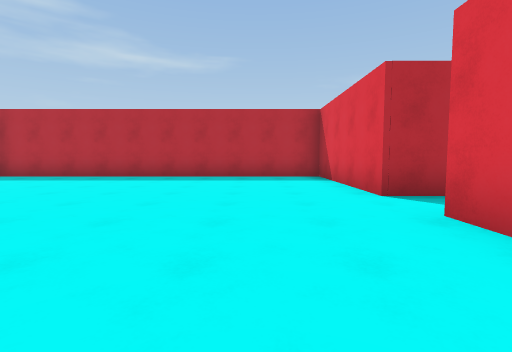
View 1 (above)

24 first-person views from a walk through a Unity game level. The camera is 1.2 m above the floor, tilts 4° down and sees 85° across. The floor is counted in squares, 2 m on a side. Each view is taken from the middle of a square. On the plan, view 1 faces up. The plan holds only what a view shows up to about 9 squares ahead; the rest is blank. The place goes on beyond the plan. The player is left out. Some animated figures are not drawn.

View 2
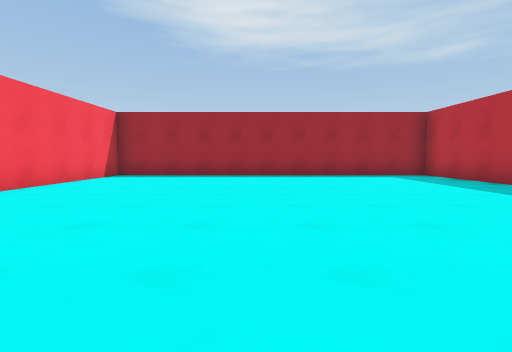

View 3
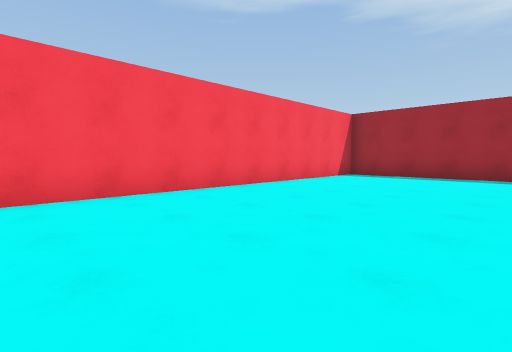

View 4
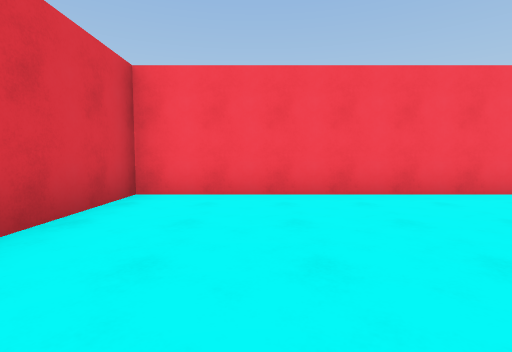

View 5
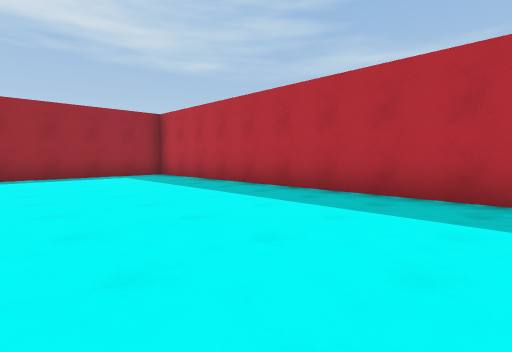

View 6
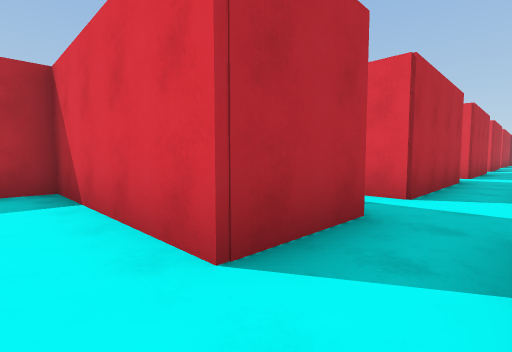

View 7
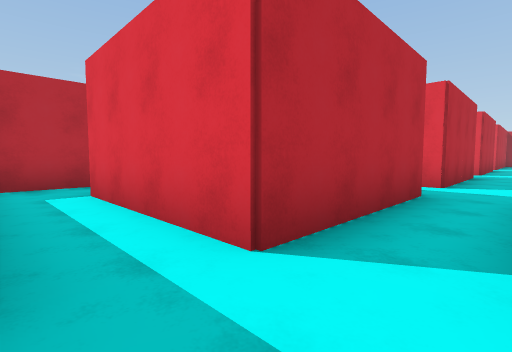

View 8
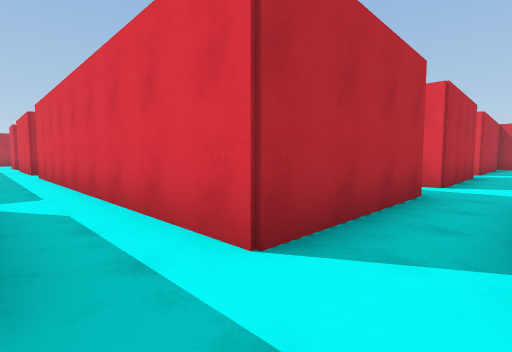

View 9
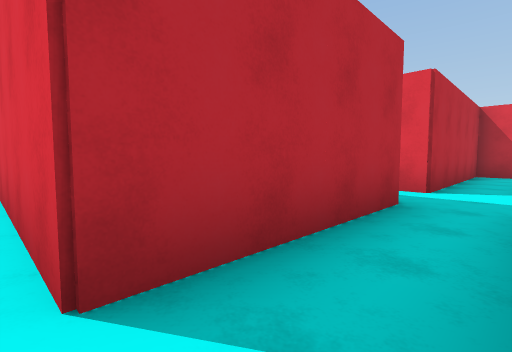

View 10
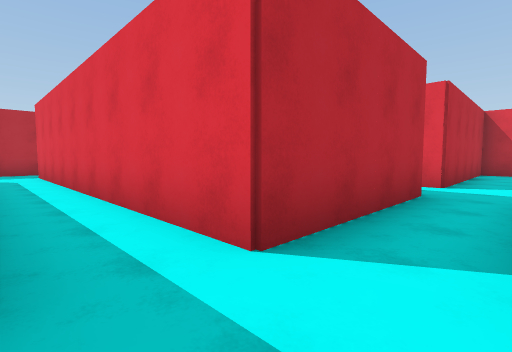

View 11
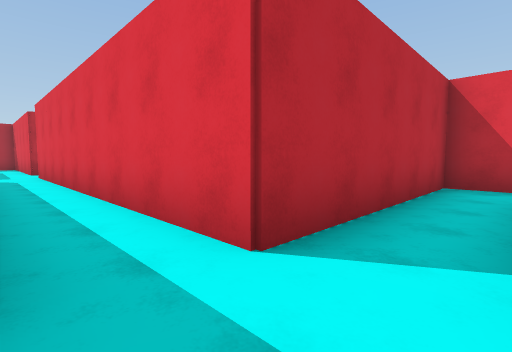

View 12
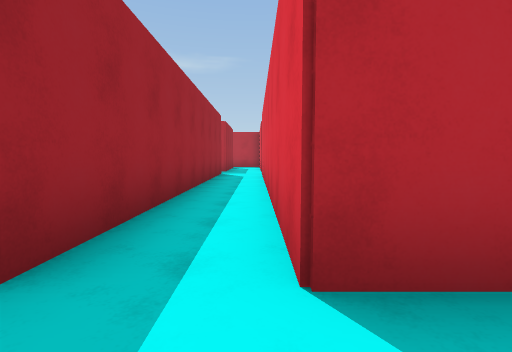

View 13
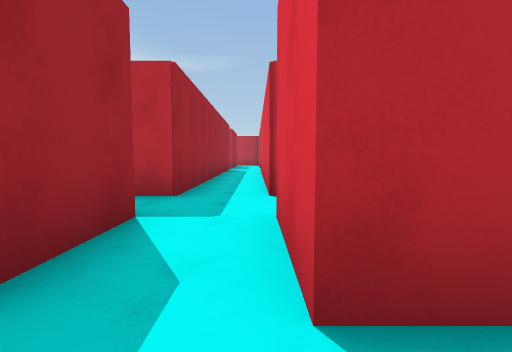

View 14
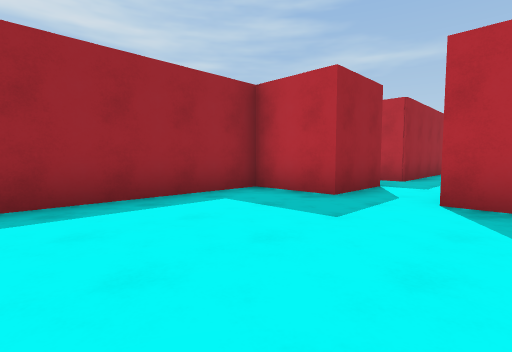

View 15
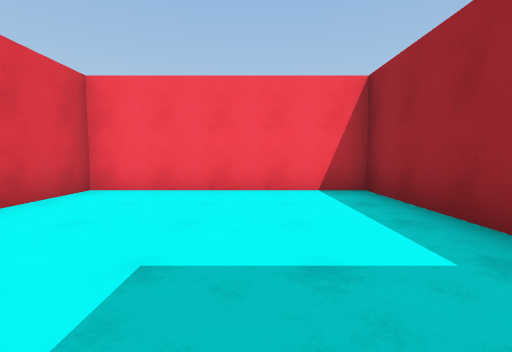

View 16
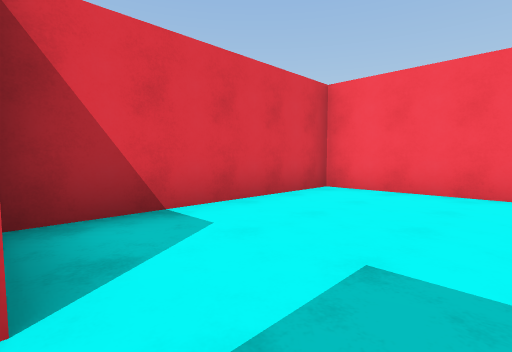

View 17
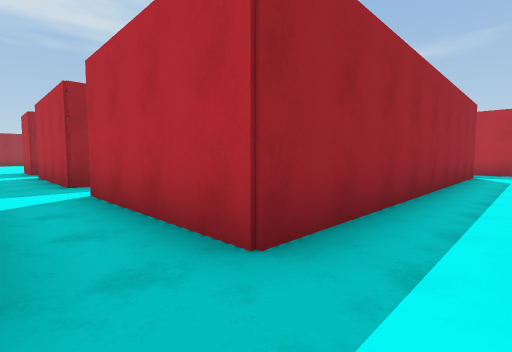

View 18
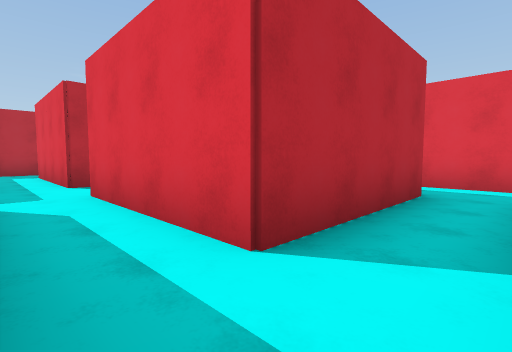

View 19
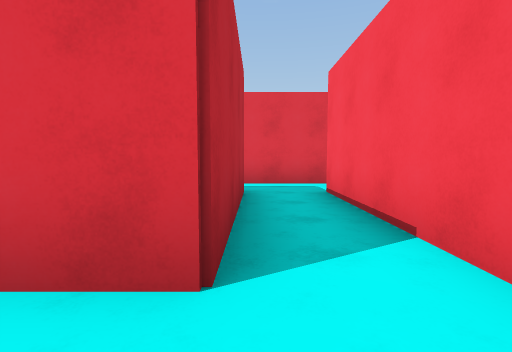

View 20
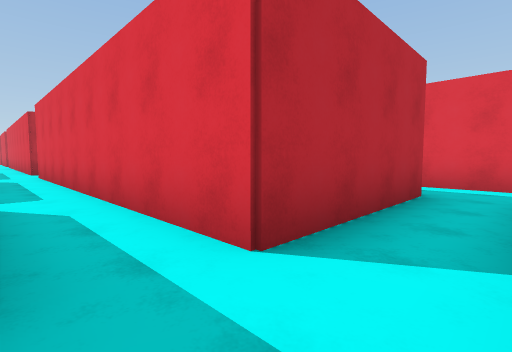

View 21
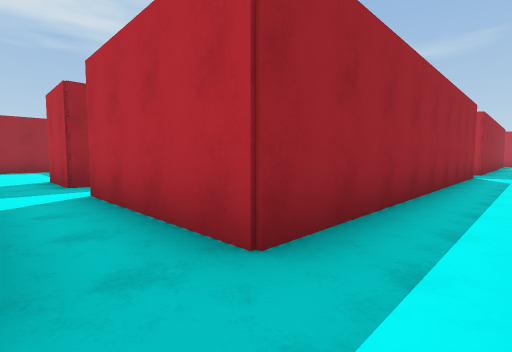

View 22
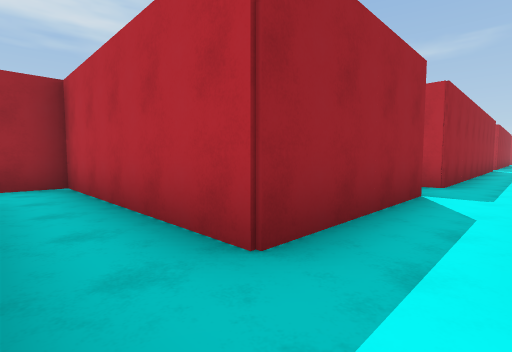

View 23
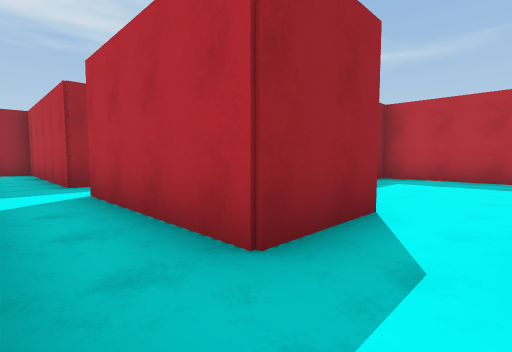

View 24
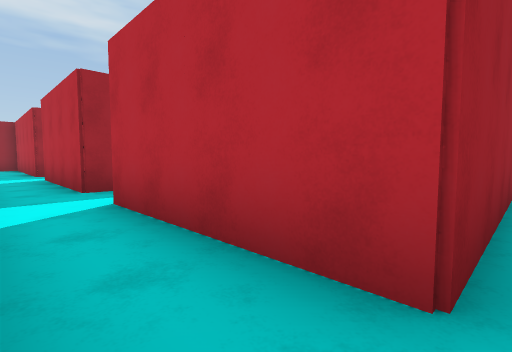

### Floor plan
Ten units are one square. View 1 is at (0, 0); x grows to the right and y downward. Boxes are objects, and circles mark ways between rooms. Rooms are numbered by the first view taken in them; rooms with no view inside come last. Other rooms are left out.
<svg viewBox="-84 -130 341 253">
<path fill="none" stroke="#000" d="M19 -42 19 -84 -79 -84 -79 14 19 14 19 -29M210 -10 202 -10 202 -28M188 -29 188 -10M252 -32 252 -42 202 -42 202 -125M138 -28 138 58 102 58 102 -28M238 72 238 108 202 108M152 68 152 54M188 89 188 108 152 108M138 72 138 108 88 108 88 118M188 -120 188 -42 152 -42 152 -125M88 8 52 8 52 -28M88 -46 88 -42 52 -42 52 -78M88 54 88 58 69 58M138 -125 138 -42 102 -42 102 -125M52 22 88 22M39 -42 19 -42M56 -92 42 -92M188 -10 170 -10 170 45M170 40 219 40 219 -10"/>
<circle cx="25" cy="-35" r="3" fill="#2a7"/>
<circle cx="195" cy="-15" r="3" fill="#2a7"/>
<text x="-30" y="-40">1</text>
<text x="200" y="-10">2</text>
<text x="190" y="10">3</text>
</svg>
Room 1 opens to room 2. Room 2 opens to room 3.

Where each view was taken, in squares from view 1:
view 1: 0 up, 0 right, facing up
view 2: 3 up, 1 right, facing left
view 3: 3 up, 1 right, facing down-left
view 4: 3 up, 0 right, facing down
view 5: 4 up, 1 right, facing up-left
view 6: 3 up, 1 right, facing up-right
view 7: 3 up, 4 right, facing up-right
view 8: 3 up, 9 right, facing up-right
view 9: 3 up, 15 right, facing up-right
view 10: 3 up, 14 right, facing up-right
view 11: 3 up, 19 right, facing up-right
view 12: 3 up, 20 right, facing up
view 13: 0 up, 20 right, facing up
view 14: 3 down, 21 right, facing up-left
view 15: 1 up, 19 right, facing down
view 16: 1 up, 19 right, facing down-right
view 17: 3 up, 15 right, facing up-left
view 18: 2 down, 4 right, facing up-right
view 19: 1 down, 4 right, facing right
view 20: 7 down, 9 right, facing up-right
view 21: 7 down, 15 right, facing up-left
view 22: 12 down, 15 right, facing up-left
view 23: 12 down, 20 right, facing up-left
view 24: 12 down, 24 right, facing up-left
